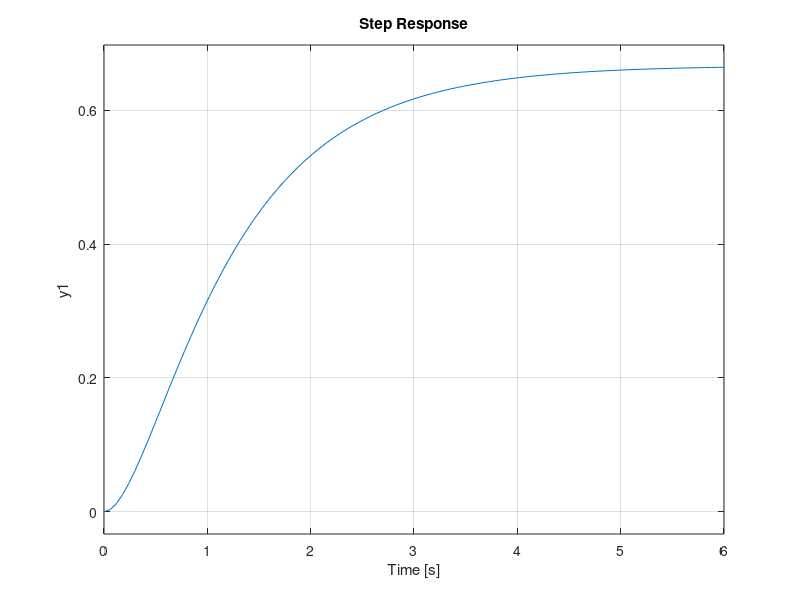
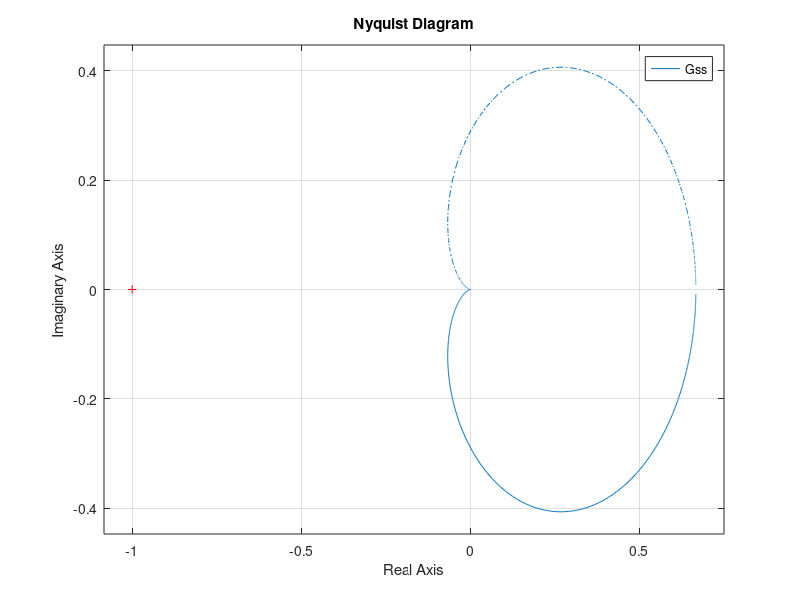
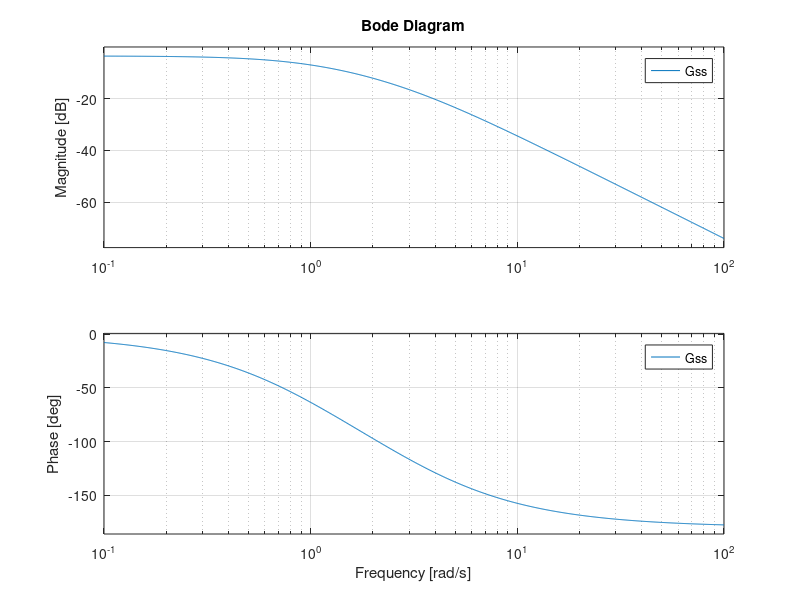

Write the MATLAB code that produced these figures, in order. (Note: this script raises an error after producing the figures.)
A=[-2 -1 1;1 0 1;-1 0 1]
B=[1;1;1]
P=[-1 -2 -3]
K=place(A,B,P)
%%
%??????????????????????????????????????????????????????????????
%%What The Fuck, everything i wrote in Chinese turn out to be ???
%matlab is just a piece of shit.
A=[0 1;-3 -4]
B=[0;1]
C=[2 0]
D=[]
Gss=ss(A,B,C,D)
step(Gss)
figure
nyquist(Gss)
grid on;
figure;
bode(Gss)
grid on;
%%
v=[-12+j,-12-j];%???????????pdf???-12+-j???
L=(acker(A',C',v))'%feedback
K=acker(A,B,v)
I=eye(2)
syms s;
G=(C*(s*I-(A-B*K))^-1)*B
G=tf([2],[1 4 5])
figure;
step(G);
hold on
step(Gss)
%%